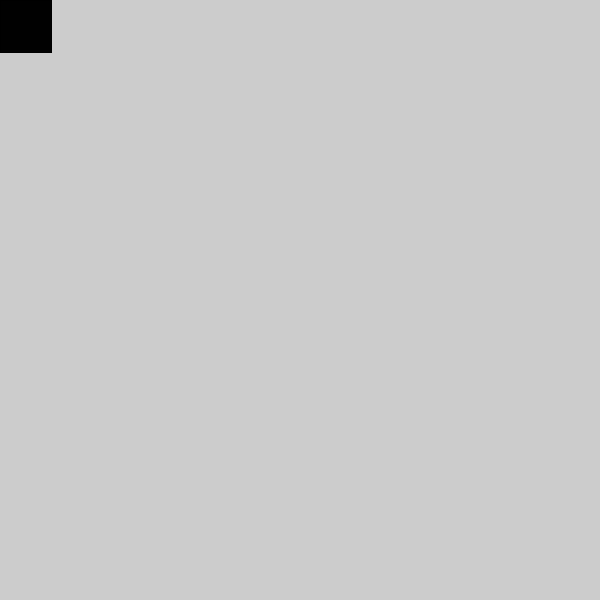
Frame 1 (no input)
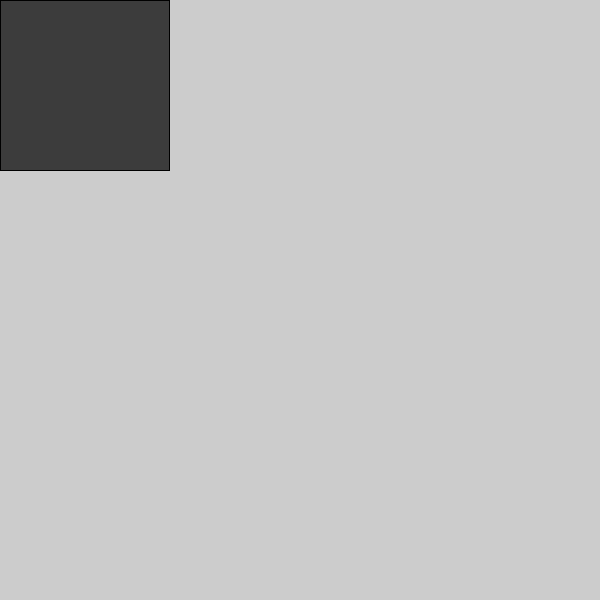
Frame 60 (the mouse pressed at the canvas centre just before this capture)
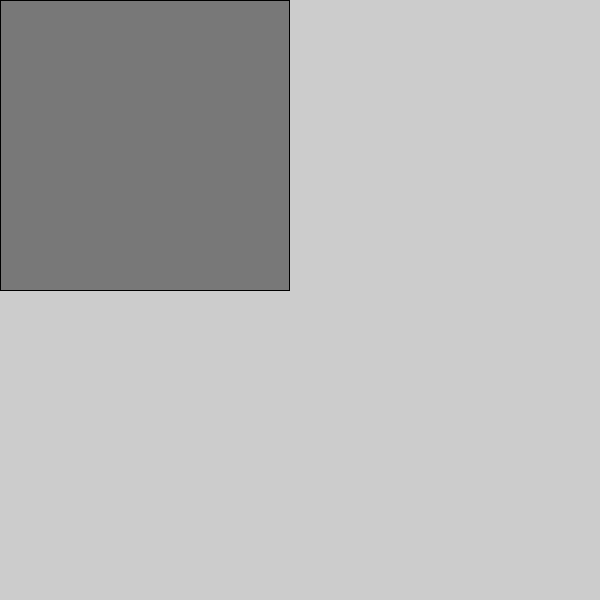
Frame 120 (the mouse held since frame 60 and released just before this capture)

The Processing sketch that drew these frames (run headless with seeded random() and noise(); from frame 60 on, the mouse is pressed at the canvas centre):

// Processing sketch: sketch_18
// ── sketch_18.pde
// this sketch uses a 2d array to store colors that 
// will be used to draw rectangles in a grid. 

// change the draw loop so that it draws evenly spaced 
// rectangles across the screen, and add a conditional 
// to make sure that once a color turns white, it returns 
// back to black as seen in the example gif.

int size = 50;

int gridW = 10;
int gridH = 10;
float[][] greyColors = new float[gridW][gridH];

void setup() {
  size(600, 600);
  for (int i = 0; i < gridW; i++) {
    for (int j = 0; j < gridH; j++) {
      greyColors[i][j] = map(j * gridW + i, 0, gridW * gridH, 0, 255);
    }
  }
}

void draw() {
  for (int i = 0; i < gridW; i+=size) {
    for (int j = 0; j < gridH; j+=size) {
      greyColors[i][j]+=1;
      fill(greyColors[i][j]);
      rect(i, j, size+=1, size+=1);
    }
  }
}
